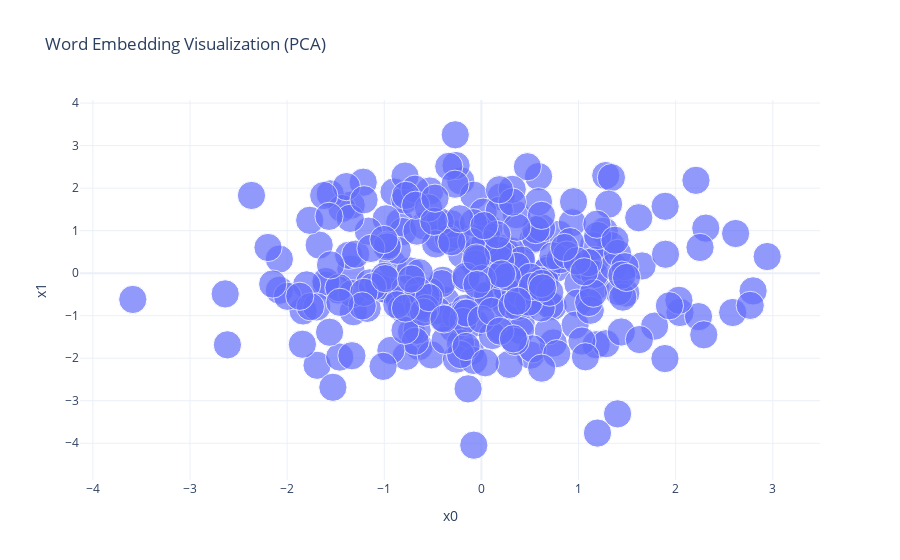

Write notebook code for a chart like this one.
### Markdown cell above
### Word Embedding Visualization

Now let's visualize the word embeddings learned by our lyrics model to see if there are any interesting patterns or associations between words that might be relevant to genre classification.

### Code cell
# Extract the embedding layer weights
embedding_weights = lyrics_model.embedding.weight.data.cpu().numpy()

# Get vocabulary from tokenizer
vocab = list(tokenizer.vocab.keys())

# Use PCA to reduce dimensions for visualization
from sklearn.decomposition import PCA
pca = PCA(n_components=2)
embedding_pca = pca.fit_transform(embedding_weights)

embedding_df = pd.DataFrame({
    'word': vocab,
    'x0': embedding_pca[:, 0],
    'x1': embedding_pca[:, 1]
})

fig = px.scatter(
    embedding_df.sample(300),
    x="x0",
    y="x1",
    size=[0.1] * len(embedding_df.sample(300)),
    hover_name="word",
    title="Word Embedding Visualization",
)

fig.show()

### Figure 1 — Plotly figure (JSON) as saved in the notebook; plotly's stock layout.template omitted (floating-point values rounded to 4 significant figures; data arrays with more than 128 entries replaced by an {"elided": "..."} marker saying what was removed)
{"data": [{"hovertemplate": "<b>%{hovertext}</b><br><br>x0=%{x}<br>x1=%{y}<br>size=%{marker.size}<extra></extra>", "hovertext": {"elided": "300 str values"}, "legendgroup": "", "marker": {"color": "#636efa", "size": {"elided": "300 float values"}, "sizemode": "area", "sizeref": 0.00025, "symbol": "circle"}, "mode": "markers", "name": "", "orientation": "v", "showlegend": false, "type": "scatter", "x": {"elided": "300 float values"}, "xaxis": "x", "y": {"elided": "300 float values"}, "yaxis": "y"}], "layout": {"legend": {"itemsizing": "constant", "tracegroupgap": 0}, "title": {"text": "Word Embedding Visualization (PCA)"}, "xaxis": {"anchor": "y", "domain": [0, 1], "title": {"text": "x0"}}, "yaxis": {"anchor": "x", "domain": [0, 1], "title": {"text": "x1"}}}}
